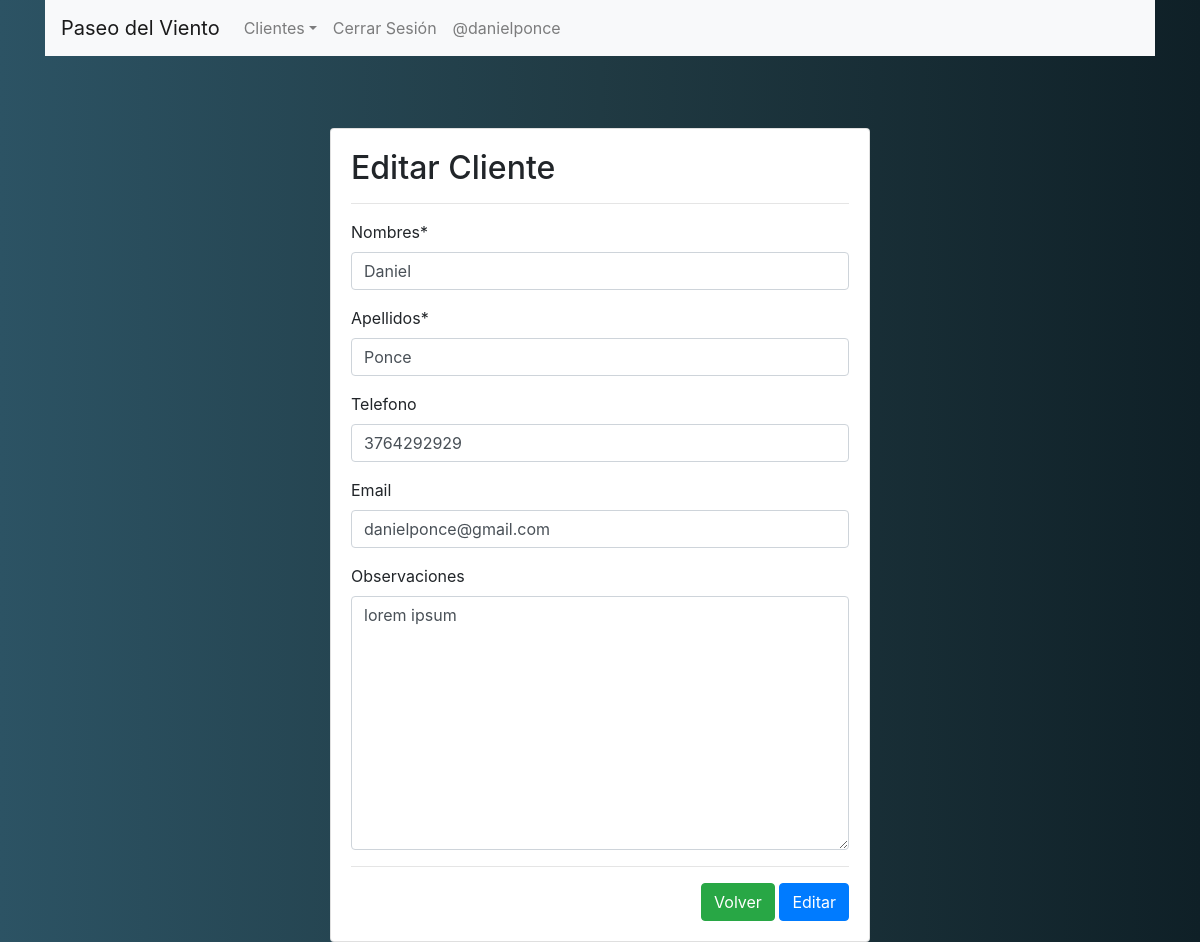
The app's page /modificar-cliente/1/ (signed in) with its own data.
### app001/models.py (models this page shows, shortened)
class Cliente(models.Model):
    nombres = models.CharField(max_length=100)
    apellidos = models.CharField(max_length=100)
    telefono = models.CharField(max_length=100, blank=True)
    email = models.EmailField(blank=True)
    observaciones=models.TextField(blank=True)
    class Meta:
            verbose_name_plural = 'Clientes'

### app001/views.py (the view, shortened to what this page needs)
# urls.py: path('modificar-cliente/<id>/', modificar_cliente, name='modificar_cliente'),
def modificar_cliente(request, id):
    cliente = get_object_or_404(Cliente, id=id)
    data = {
        'form': ClienteForm(instance=cliente)
    }
    return render(request, 'app001/cliente/modificar.html', data)

### app001/forms.py
class ClienteForm(forms.ModelForm):
    class Meta:
        model = Cliente
        fields = '__all__'

### app001/templates/app001/cliente/modificar.html (shortened to what this page needs)
{% extends "app001/layout.html" %} {% block body %} {% load crispy_forms_tags %}
<br /><br />
<div class="row">
  <div class="col-12 col-md-6 offset-md-3">
    <div class="card">
      <div class="card-body">
        <h2>Editar Cliente</h2>
        <hr />
        <form method="post" enctype="multipart/form-data">
          {% csrf_token %} {{form | crispy}}
          <hr />
          <div class="d-flex justify-content-end">
            <a class="btn btn-success" href="{% url 'app001:listar_clientes' %}"
              >Volver</a
            >
            <input type="submit" value="Editar" class="btn btn-primary" />
          </div>
        </form>
      </div>
    </div>
  </div>
</div>
{% endblock %}

### app001/templates/app001/layout.html (shortened to what this page needs)
{% load static %}
<!DOCTYPE html>
<html lang="en">
  <head>
    <link
      rel="stylesheet"
      href="https://cdn.jsdelivr.net/npm/bootstrap@4.6.1/dist/css/bootstrap.min.css"
    />
  </head>
  <body style="background: #0F2027;
  background: -webkit-linear-gradient(to right, #2C5364, #203A43, #0F2027);
  background: linear-gradient(to right, #2C5364, #203A43, #0F2027);">
    <div class="container">
    <nav class="navbar navbar-expand-lg navbar-light bg-light">
      <a class="navbar-brand" href="{% url 'app001:listar_clientes' %}">Paseo del Viento</a>
      <div class="collapse navbar-collapse" id="navbarSupportedContent">
        <ul class="navbar-nav mr-auto">
          <li class="nav-item dropdown">
            <a class="nav-link dropdown-toggle" href="#" id="navbarDropdown" role="button" data-toggle="dropdown" aria-expanded="false">Clientes</a>
          </li>
          {% if user.is_authenticated %}
              <li class="nav-item">
                <a class="nav-link" href="{% url 'logout' %}">Cerrar Sesión</a>
              </li>
              <li class="nav-item">
                <a class="nav-link" href="#">@{{user.username}}</a>
              </li class="nav-item">
              {% endif %}
        </ul>
      </div>
    </nav>
  </div>
  <br>
    <div class="container">{% block body %} {% endblock %}</div>
  </body>
</html>

### records on screen
Cliente: nombres "Daniel", apellidos "Ponce", telefono "3764292929", email "danielponce@gmail.com", observaciones "lorem ipsum"

### other values on screen
{{ user.username }} "danielponce"
